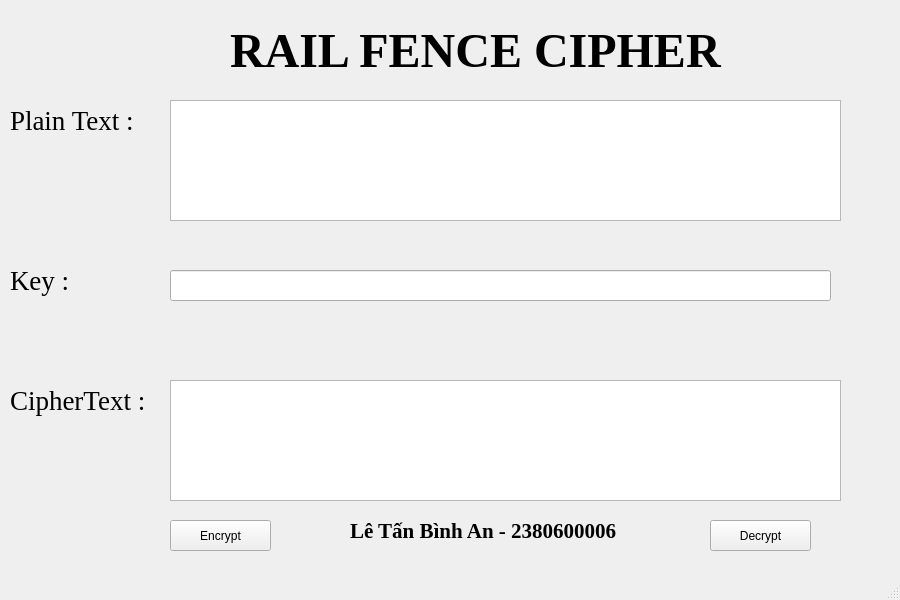
<?xml version="1.0" encoding="UTF-8"?>
<ui version="4.0">
 <class>MainWindow</class>
 <widget class="QMainWindow" name="MainWindow">
  <property name="geometry">
   <rect>
    <x>0</x>
    <y>0</y>
    <width>900</width>
    <height>600</height>
   </rect>
  </property>
  <property name="windowTitle">
   <string>Rail Fence Cipher</string>
  </property>
  <widget class="QWidget" name="centralwidget">
   <widget class="QLabel" name="label_Title">
    <property name="geometry">
     <rect>
      <x>230</x>
      <y>20</y>
      <width>561</width>
      <height>61</height>
     </rect>
    </property>
    <property name="font">
     <font>
      <family>Times New Roman</family>
      <pointsize>36</pointsize>
      <weight>75</weight>
      <bold>true</bold>
     </font>
    </property>
    <property name="text">
     <string>RAIL FENCE CIPHER</string>
    </property>
   </widget>
   <widget class="QLabel" name="label_PlainText">
    <property name="geometry">
     <rect>
      <x>10</x>
      <y>100</y>
      <width>151</width>
      <height>41</height>
     </rect>
    </property>
    <property name="font">
     <font>
      <family>Times New Roman</family>
      <pointsize>20</pointsize>
     </font>
    </property>
    <property name="text">
     <string>Plain Text :</string>
    </property>
   </widget>
   <widget class="QLabel" name="label_Key">
    <property name="geometry">
     <rect>
      <x>10</x>
      <y>260</y>
      <width>151</width>
      <height>41</height>
     </rect>
    </property>
    <property name="font">
     <font>
      <family>Times New Roman</family>
      <pointsize>20</pointsize>
     </font>
    </property>
    <property name="text">
     <string>Key :</string>
    </property>
   </widget>
   <widget class="QLabel" name="label_CipherText">
    <property name="geometry">
     <rect>
      <x>10</x>
      <y>380</y>
      <width>151</width>
      <height>41</height>
     </rect>
    </property>
    <property name="font">
     <font>
      <family>Times New Roman</family>
      <pointsize>20</pointsize>
     </font>
    </property>
    <property name="text">
     <string>CipherText :</string>
    </property>
   </widget>
   <widget class="QTextEdit" name="txt_PlainText">
    <property name="geometry">
     <rect>
      <x>170</x>
      <y>100</y>
      <width>671</width>
      <height>121</height>
     </rect>
    </property>
   </widget>
   <widget class="QTextEdit" name="txt_CipherText">
    <property name="geometry">
     <rect>
      <x>170</x>
      <y>380</y>
      <width>671</width>
      <height>121</height>
     </rect>
    </property>
   </widget>
   <widget class="QLineEdit" name="txt_Key">
    <property name="geometry">
     <rect>
      <x>170</x>
      <y>270</y>
      <width>661</width>
      <height>31</height>
     </rect>
    </property>
   </widget>
   <widget class="QPushButton" name="btn_Encrypt">
    <property name="geometry">
     <rect>
      <x>170</x>
      <y>520</y>
      <width>101</width>
      <height>31</height>
     </rect>
    </property>
    <property name="text">
     <string>Encrypt</string>
    </property>
   </widget>
   <widget class="QPushButton" name="btn_Decrypt">
    <property name="geometry">
     <rect>
      <x>710</x>
      <y>520</y>
      <width>101</width>
      <height>31</height>
     </rect>
    </property>
    <property name="text">
     <string>Decrypt</string>
    </property>
   </widget>
   <widget class="QLabel" name="label">
    <property name="geometry">
     <rect>
      <x>350</x>
      <y>520</y>
      <width>271</width>
      <height>21</height>
     </rect>
    </property>
    <property name="font">
     <font>
      <family>Times New Roman</family>
      <pointsize>16</pointsize>
      <weight>75</weight>
      <bold>true</bold>
     </font>
    </property>
    <property name="text">
     <string>Lê Tấn Bình An - 2380600006</string>
    </property>
   </widget>
  </widget>
  <widget class="QMenuBar" name="menubar">
   <property name="geometry">
    <rect>
     <x>0</x>
     <y>0</y>
     <width>900</width>
     <height>21</height>
    </rect>
   </property>
  </widget>
  <widget class="QStatusBar" name="statusbar"/>
 </widget>
 <resources/>
 <connections/>
</ui>
